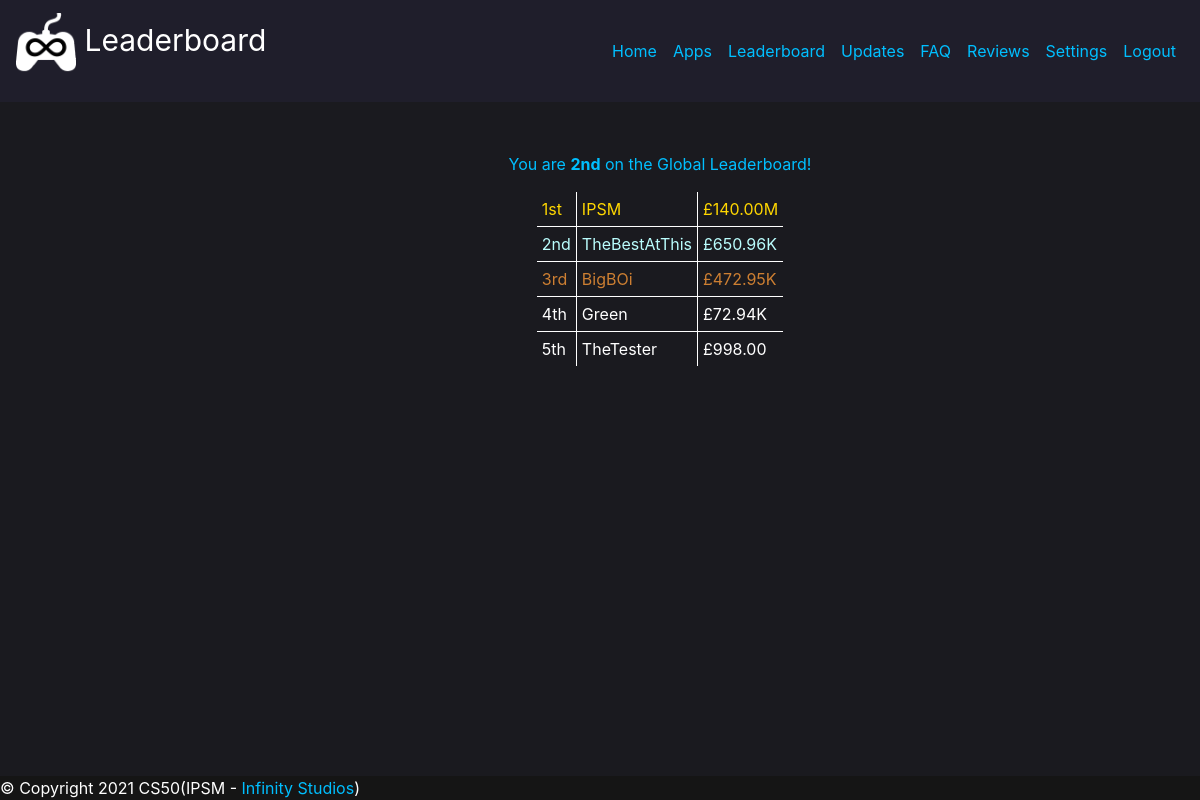
/leaderboard (signed in), run on the app's committed database.
### tables this page shows
CREATE TABLE users (id INTEGER, username TEXT NOT NULL, password TEXT NOT NULL, cash NUMERIC NOT NULL DEFAULT 1000.00, PRIMARY KEY(id));

### application.py (the view)
@app.route("/leaderboard")
@login_required
def leaderboard():
    leaderboard = db.execute("select id, cash, username from users order by cash desc")
    for i in range(len(leaderboard)):
        leaderboard[i]["cash"] = shorten(leaderboard[i]["cash"])
        ending = "th"
        testSubject = str(i + 1)[-1]
        if testSubject == "1":
            ending = "st"
        elif testSubject == "2":
            ending = "nd"
        elif testSubject == "3":
            ending = "rd"
        if i > 8:
            if str(i + 1)[-2] == "1":
                ending = "th"
        leaderboard[i]["Place"] = str(i + 1) + ending
        if leaderboard[i]["id"] == session["id"]:
            thisUser = leaderboard[i]["Place"]
        while len(leaderboard) > 100:
            del leaderboard[100]
    return render_template("leaderboard.html", leaderboard=leaderboard, thisUser=thisUser)

### application.py (called while the page is built)
def shorten(cash):
    magnitude = 0
    if cash < 0:
        cash * -1
    while abs(cash) >= 1000:
        magnitude += 1
        cash /= 1000
        if magnitude >= 3:
            magnitude -= 1;
            cash *= 1000
    return "%.2f%s" % (cash, ["", "K", "M", "B", "T", "Qua", "Qui", "Sx", "Sp", "Oc", "N", "Dc", "UD", "DD", "TD", "QtD", "QuiD", "HxD", "SpD", "OcD", "ND", "V", "UnV", "DV", "TV", "QuaV", "QuiV", "HxV", "SpV", "OcV", "NV"][magnitude])

### login_fix.py (called while the page is built)
def login_required(f):
    @wraps(f)
    def decorated_function(*args, **kwargs):
        if session.get("id") is None:
            return redirect("/login")
        return f(*args, **kwargs)
    return decorated_function

### templates/leaderboard.html (shortened to what this page needs)
{% extends "layout.html" %}
{%block page%}Leaderboard{%endblock%}
{% block body %}
<center>
  <p style="color:#00bfff;">You are <b>{{thisUser}}</b> on the Global Leaderboard!</p>
    <table>
        <tbody>
            {% for dict_item in leaderboard %}
                <tr>
                        <td>{{dict_item.Place}}</td>
                        <td>{{dict_item.username}}</td>
                        <td>£{{dict_item.cash}}</td>
                </tr>
            {% endfor %}
        </tbody>
    </table>
</center>
{% endblock %}

### templates/layout.html (style rules this page uses)
body { background-color:#1a1a1f; color:white; }

### templates/leaderboard.html (style rules this page uses)
table { border-collapse: collapse; color:white; }
table td { border: 1px solid white; padding:5px; }
table tr:first-child td { border-top: 0; }
table tr td:first-child { border-left: 0; }
table tr:last-child td { border-bottom: 0; }
table tr td:last-child { border-right: 0; }
tr:nth-child(1) { color:#ffd700; }
tr:nth-child(2) { color:#bafdfd; }
tr:nth-child(3) { color:#cd7f32; }

### data on the page
users: Place "1st", username "IPSM", cash "140.00M"
users: Place "2nd", username "TheBestAtThis", cash "650.96K"
users: Place "3rd", username "BigBOi", cash "472.95K"
users: Place "4th", username "Green", cash "72.94K"
users: Place "5th", username "TheTester", cash "998.00"

### other printed values
{{ thisUser }} "2nd"
